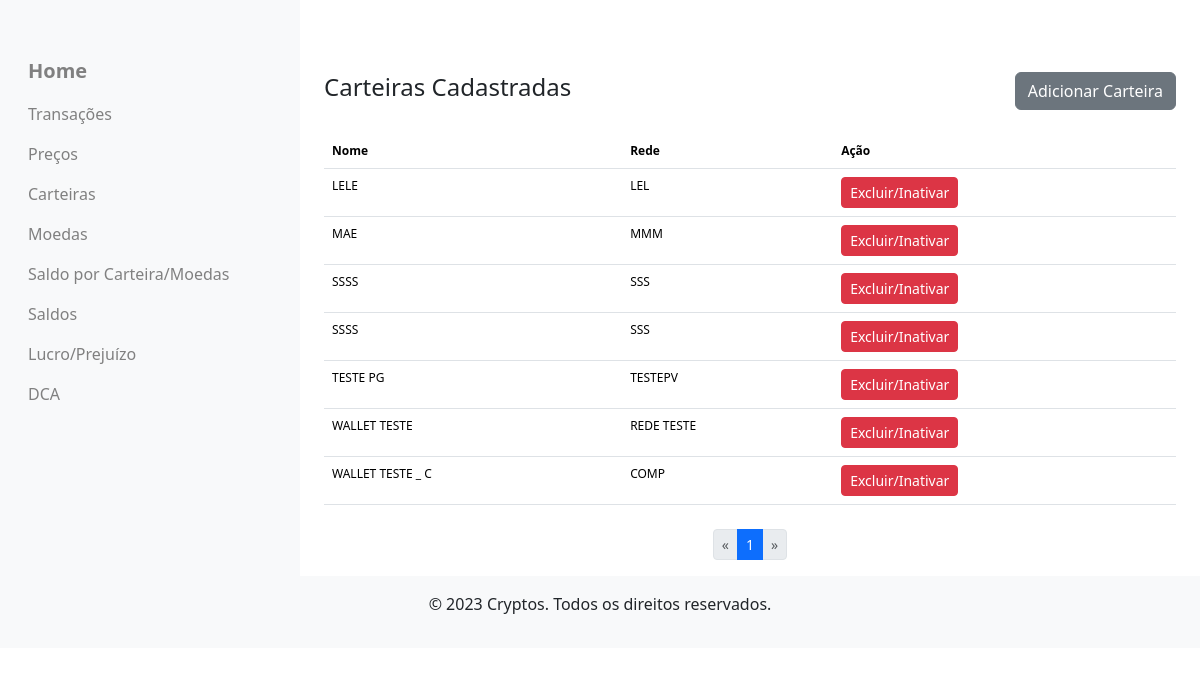
The page /wallets (signed in) on the database as committed earlier.
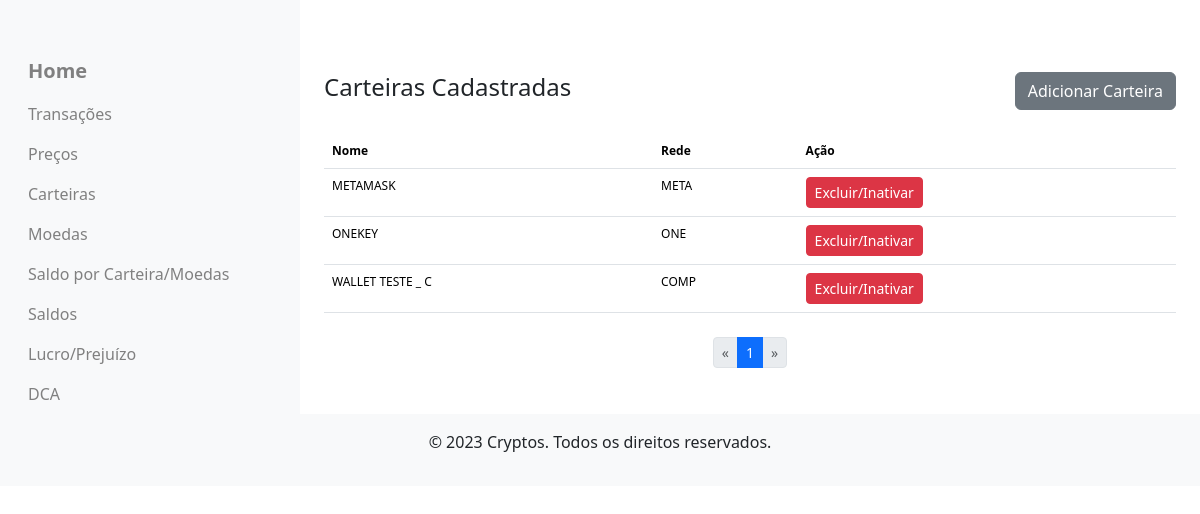
The same page on the database as committed later.
### criptoControl/models.py (models this page shows)
class Wallet(db.Model):
    __tablename__ = 'wallets'  # Corrigido aqui para 'wallets'
    wallet_id = db.Column(db.Integer, primary_key=True)
    wallet_user_id = db.Column(db.Integer, db.ForeignKey('users.user_id'), nullable=False)
    wallet_name = db.Column(db.String, nullable=False)
    wallet_network = db.Column(db.String, nullable=False)
    wallet_status = db.Column(db.String(1), nullable=False, default='N' )
    balances = db.relationship('WalletBalance', back_populates='wallet')

### criptoControl/routes/views_databases.py (the view)
@views_db_bp.route('/wallets', endpoint='wallets')
@login_required
def wallets():
    session = None
    try:
        session = create_session()
        current_page = request.args.get('page', 1, type=int)
        per_page = 10  # Número de itens por página (pode ser ajustado conforme necessário)
        offset = (current_page - 1) * per_page
        total_wallets = session.query(Wallet).filter(
            Wallet.wallet_status != 'S',
            Wallet.wallet_user_id == current_user.user_id
        ).count()
        wallets = session.query(Wallet).filter(
            Wallet.wallet_status != 'S',
            Wallet.wallet_user_id == current_user.user_id
        ).order_by(Wallet.wallet_name).limit(per_page).offset(offset).all()
        total_pages = (total_wallets + per_page - 1) // per_page  # Arredonda para cima para o número inteiro mais próximo
    finally:
        if session:
            session.close()
    return render_template(
        'operacoes/wallets.html',
        wallets=wallets,
        current_page=current_page,
        total_pages=total_pages,
        endpoint='views.wallets'
    )

### criptoControl/__init__.py (called while the page is built)
@login_manager.user_loader
def load_user(user_id):
    from criptoControl.models import User
    return User.query.get(int(user_id))

### criptoControl/routes/views_databases.py (called while the page is built)
def create_session():
    return sessionmaker(bind=db.engine)()

### criptoControl/templates/operacoes/wallets.html (shortened to what this page needs)
{% extends 'index.html' %}
{% block body %}
<div class="container">
  <div class="mt-4 mb-4 d-flex justify-content-between align-items-center">
    <h4>Carteiras Cadastradas</h4>
    <a href="{{ url_for('crypto_wallet.add_wallet') }}" class="btn btn-secondary">Adicionar Carteira</a>
  </div>
  <table class="table small-font">
    <thead>
      <tr>
        <th>Nome</th>
        <th>Rede</th>
        <th>Ação</th>
      </tr>
    </thead>
    <tbody>
      {% for wallet in wallets %}
      <tr>
        <td>{{ wallet.wallet_name|e }}</td>
        <td>{{ wallet.wallet_network|e }}</td>
        <td>
          <button
            type="button"
            class="btn btn-danger btn-sm"
            data-bs-toggle="modal"
            data-bs-target="#confirmDeleteModal"
            data_id="{{ wallet.wallet_id }}">
            Excluir/Inativar
          </button>
        </td>
      </tr>
      {% endfor %}
    </tbody>
  </table>
  {% include 'pagination.html' %}
</div>
{% set modal_form_action = url_for('crypto_wallet.delete_wallet') %}
{% set modal_hidden_field = 'wallet_id' %}
{% endblock %}

### criptoControl/templates/index.html (shortened to what this page needs)
<!DOCTYPE html>
<html lang="pt-br">
<head>
  <link rel="stylesheet" href="{{ url_for('static', filename='css/style.css') }}">
  {{ bootstrap.load_css() }}
</head>
<body class="d-flex flex-column" style="overflow-x: hidden;">
  <div class="container-fluid" style="flex: 1;">
    <div class="row">
      <div class="col-3 bg-light p-0" style="overflow-y: auto;">
        {% include 'navibar.html' %}
      </div>
      <div class="col-9 mt-5">
        {% block body %}{% endblock %}
      </div>
    </div>
  </div>
  <footer class="bg-light text-center fs-6 py-3 mt-auto">
    <p>&copy; 2023 Cryptos. Todos os direitos reservados.</p>
  </footer>
</body>
</html>

### criptoControl/templates/navibar.html
<nav class="nav">
  <div class="container-fluid container">
    <div id="navbarNav">
      <ul class="nav flex-column mt-5">
        <li class="nav-item">
          <a class="nav-link home-link active" aria-current="page" href="{{ url_for('main.index') }}">Home</a>
        </li>
        <li class="nav-item">
          <a class="nav-link active" aria-current="page" href="{{ url_for('transaction.transactions') }}">Transações</a>
        </li>
        <li class="nav-item">
          <a class="nav-link active" aria-current="page" href="{{ url_for('views.prices') }}">Preços</a>
        </li>
        <li class="nav-item">
          <a class="nav-link active" aria-current="page" href="{{ url_for('views.wallets') }}">Carteiras</a>
        </li>
        <li class="nav-item">
          <a class="nav-link active" aria-current="page" href="{{ url_for('views.cryptos') }}">Moedas</a>
        </li>
        <li class="nav-item">
          <a class="nav-link active" aria-current="page"
            href="{{ url_for('views.wallet_summary', payment_wallet_id=1) }}">Saldo por Carteira/Moedas</a>
        </li>
        <li class="nav-item">
          <a class="nav-link active" aria-current="page" href="{{ url_for('views.balance_wallet') }}">Saldos</a>
        </li>
        <li class="nav-item">
          <a class="nav-link active" aria-current="page" href="{{ url_for('views.lucro_prejuizo') }}">Lucro/Prejuízo</a>
        </li>
        <li class="nav-item">
          <a class="nav-link active" aria-current="page" href="{{ url_for('views.dca_compras') }}">DCA</a>
        </li>
      </ul>
    </div>
  </div>
</nav>

### criptoControl/templates/pagination.html
<nav aria-label="Navegação de páginas" class="mt-4">
    <ul class="pagination pagination-sm justify-content-center">
        {% if current_page > 1 %}
        <li class="page-item">
            <a class="page-link" href="{{ url_for(endpoint, page=current_page - 1) }}" aria-label="Anterior">
                <span aria-hidden="true">&laquo;</span>
            </a>
        </li>
        {% else %}
        <li class="page-item disabled">
            <span class="page-link">&laquo;</span>
        </li>
        {% endif %}
        {% for page in range(1, total_pages + 1) %}
        <li class="page-item {% if page == current_page %}active{% endif %}">
            <a class="page-link" href="{{ url_for(endpoint, page=page) }}">{{ page }}</a>
        </li>
        {% endfor %}
        {% if current_page < total_pages %}
        <li class="page-item">
            <a class="page-link" href="{{ url_for(endpoint, page=current_page + 1) }}" aria-label="Próximo">
                <span aria-hidden="true">&raquo;</span>
            </a>
        </li>
        {% else %}
        <li class="page-item disabled">
            <span class="page-link">&raquo;</span>
        </li>
        {% endif %}
    </ul>
</nav>

### criptoControl/static/css/style.css (style rules this page uses)
.container-fluid { min-height: 100%; }
.row { height: 100%; }
footer { margin-top: auto; }
.bg-light { overflow-y: auto; }
.nav-link { color: gray; font-size: 1rem; font-weight: normal; }
.nav-link.active { color: gray !important; }
.nav-link.home-link { font-size: 1.25rem; font-weight: bold; }
.small-font { font-size: 0.75em; }

Rows that differ between the two databases and show on the page:
removed Wallet: wallet_name "LELE", wallet_network "LEL"
removed Wallet: wallet_name "MAE", wallet_network "MMM"
no longer on this page (row edited): Wallet: wallet_name "SSSS", wallet_network "SSS"
removed Wallet: wallet_name "SSSS", wallet_network "SSS"
removed Wallet: wallet_name "TESTE PG", wallet_network "TESTEPV"
no longer on this page (row edited): Wallet: wallet_name "WALLET TESTE", wallet_network "REDE TESTE"
added Wallet: wallet_name "METAMASK", wallet_network "META"
added Wallet: wallet_name "ONEKEY", wallet_network "ONE"
